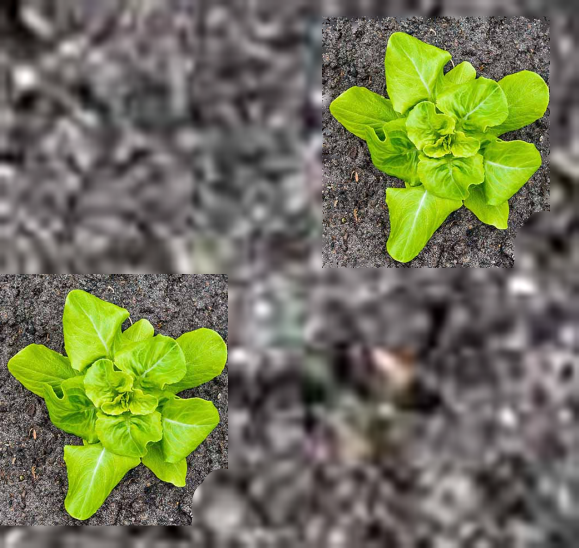
#> input picture img/lettuce_test.png, 1158 x 1096 px (shown at 1/2 size)
$ jupyter execute --allow-errors DBSCAN.ipynb   (shell and % lines are left out)
#> lines starting #> are read from the running program, lines starting #| are printed output that depends on the picture; after the words box and inside, x2 and y2 are one past the last pixel; in counts of white or black regions, pixels touching at a corner belong together
#> further down, image is the input picture: shape (1096, 1158, 3); mean B, G, R 86.5, 116.1, 112.6
### modules/cv_helpers.py
# Helper functions for weed identification subteam

import cv2
import numpy as np
from io import BytesIO, BufferedReader
import copy
from sklearn.cluster import DBSCAN
import matplotlib.pyplot as plt
from math import sqrt


def get_green(orig_img: np.ndarray) -> np.ndarray:
    """
    Given numpy array representation of image, return an image with the green parts isolated.

    Args:
        orig_img: original image in numpy array form (width x height x 3)

    Returns:
        green_areas: numpy array representing the green-isolated image
    """

    # low/high HSV limits
    LOWER_GREEN = np.array([30, 40, 30])
    UPPER_GREEN = np.array([100, 255, 255])

    # Convert the image from BGR to HSV color space
    rgb_image = cv2.cvtColor(orig_img, cv2.COLOR_BGR2HSV)
#> rgb_image: shape (1096, 1158, 3); mean H, S, V 77.6, 57.2, 121

    # Create a mask to isolate the green areas
    mask = cv2.inRange(rgb_image, LOWER_GREEN, UPPER_GREEN)
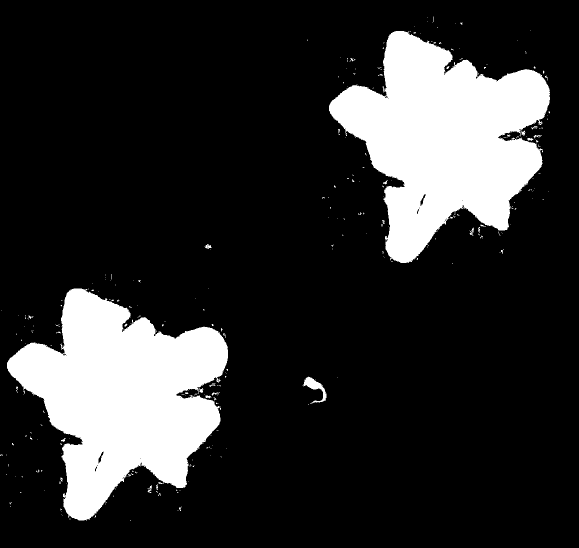
#> mask: shape (1096, 1158) (shown at 1/2 size); 18% white; 327 white regions (299 under 20 px), largest, box (x1, y1, x2, y2) and area: (14, 577, 456, 1041) 112828, (658, 62, 1100, 526) 112809, (607, 753, 652, 808) 819

    # Apply the mask to the original image
    green_areas = cv2.bitwise_and(orig_img, orig_img, mask=mask)
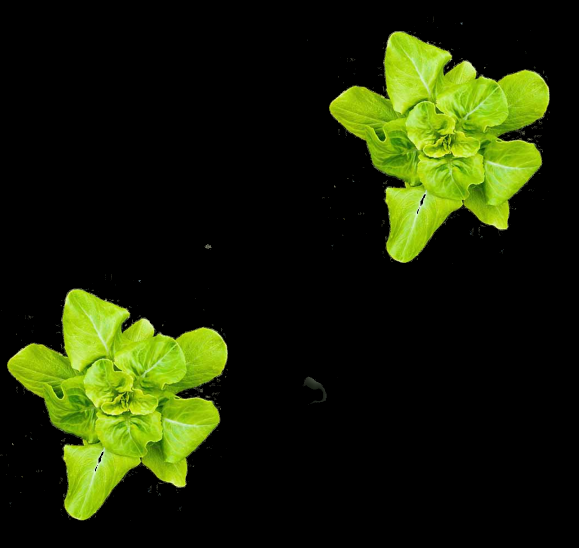
#> green_areas: shape (1096, 1158, 3) (shown at 1/2 size); mean B, G, R 5.2, 34.6, 26.4

    return green_areas


def green_to_bnw(green_areas_denoised: np.ndarray) -> np.ndarray:
    # TODO
    # Add docstrings
    glayer = green_areas_denoised[:, :, 1]
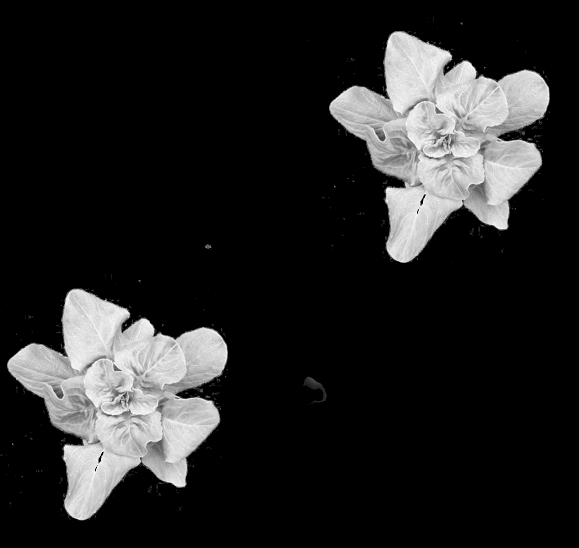
#> glayer: shape (1096, 1158) (shown at 1/2 size); min 0, max 255, mean 34.6
    bnw = copy.deepcopy(glayer)
    for i in range(bnw.shape[0]):
        for j in range(bnw.shape[1]):
            if bnw[i, j] > 0:
                bnw[i, j] = 255
    return np.stack((bnw, bnw, bnw), axis=2)

# [9 lines left out: function refactor_to_lower_res, not called in this run]

def binary_to_cartesian(bnw_array: np.ndarray) -> list:
    """
    Given numpy array of 0s and 255s that represent a black and white image (width x height),
    return two lists that have the x and y coordinates of white areas.

    Args:
        colormap: black and white image that only have values [0, 255]

    Returns:
        xys: 2d array that contains [x,y] points of all white areas
    """

    xys = []
    for y, row in enumerate(bnw_array):
        for x, value in enumerate(row):
            if value == 255:
                xys.append([x, abs(y - bnw_array.shape[0])])

    return np.array(xys)


# [20 lines left out: function DBSCAN_clustering, not called in this run]


def find_bounding_boxes(white_points, dbscan_result):
    """
    Find the bounding box for each cluster.

    Parameters:
        white_points (numpy.ndarray): Array of points in the image.
        dbscan_result (numpy.ndarray): Result of DBSCAN clustering algorithm.

    Returns:
        list: List of bounding boxes for each cluster.
    """
    bounding_boxes = []
    for cluster_label in np.unique(dbscan_result):
        cluster_points = white_points[dbscan_result == cluster_label]
        if len(cluster_points) == 0:
            continue  # Skip clusters with no points
        min_x = np.min(cluster_points[:, 0])
        min_y = np.min(cluster_points[:, 1])
        max_x = np.max(cluster_points[:, 0])
        max_y = np.max(cluster_points[:, 1])
        bounding_boxes.append(((min_x, min_y), (max_x, max_y)))
    return bounding_boxes


def find_cluster_centers(white_points, dbscan_result):
    """
    Find the center of each cluster.

    Parameters:
        white_points (numpy.ndarray): Array of points in the image.
        dbscan_result (numpy.ndarray): Result of DBSCAN clustering algorithm.

    Returns:
        list: List of cluster centers.
    """
    cluster_centers = []
    for cluster_label in np.unique(dbscan_result):
        cluster_points = white_points[dbscan_result == cluster_label]
        cluster_center = np.mean(cluster_points, axis=0)
        cluster_centers.append(np.round(cluster_center, 0))
    return cluster_centers


def plot_boxes(image_with_boxes, bounding_boxes):
    """
    Plot bounding boxes around each cluster on the image.

    Parameters:
        image (numpy.ndarray): Input image.
        bounding_boxes (list): List of bounding boxes for each cluster.
    """
    for box in bounding_boxes:
        (min_x, min_y), (max_x, max_y) = box
        cv2.rectangle(
            image_with_boxes,
            (min_x, abs(min_y - image_with_boxes.shape[0])),
            (max_x, abs(max_y - image_with_boxes.shape[0])),
            (0, 0, 255),
            2,
        )
    return image_with_boxes


# [66 lines left out: functions plot_centers, return_image_array, arr_to_io_buffered_reader, not called in this run]

### notebooks/DBSCAN.ipynb
[cell 1]
import numpy as np
import cv2
import matplotlib.pyplot as plt
import skimage
from sklearn.cluster import KMeans
import sys
sys.path.append('../')
import modules.cv_helpers as ch

[cell 2]
# Read the image
image = cv2.imread('../img/lettuce_test.png')

# # Convert the image from BGR to HSV color space
# rgb_image = cv2.cvtColor(image, cv2.COLOR_BGR2HSV)

# # Define the lower and upper bounds for the green color in HSV
# lower_green = np.array([30,40,30])
# upper_green = np.array([100,255,255])

# # Create a mask to isolate the green areas
# mask = cv2.inRange(rgb_image, lower_green, upper_green)

# # Apply the mask to the original image
# green_areas = cv2.bitwise_and(image, image, mask=mask)

green_areas = ch.get_green(image)

arr = ch.green_to_bnw(green_areas)
# [8 lines of commented-out code are left out]
denoised_image = cv2.GaussianBlur(arr,(13,13),0)
denoised_image = np.mean(denoised_image, axis=2)
#> denoised_image: shape (1096, 1158) float64
denoised_image[denoised_image > 150] = 255
denoised_image[denoised_image < 150] = 0
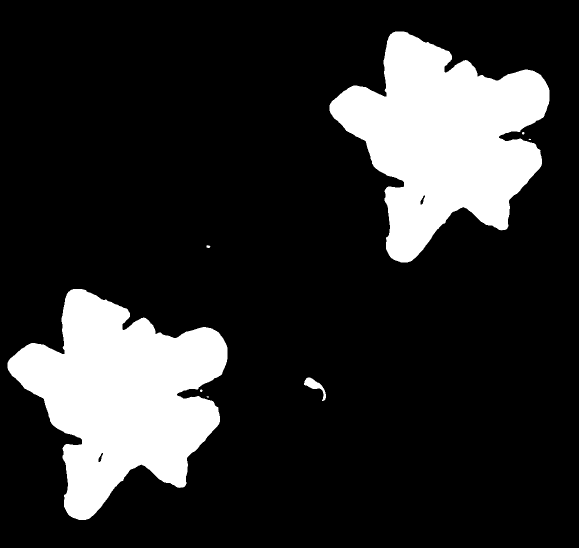
#> denoised_image: shape (1096, 1158) float64 (shown at 1/2 size); min 0, max 255, mean 45.1


print(denoised_image.shape)
#| (1096, 1158)
plt.figure(); plt.imshow(denoised_image); plt.show()

[cell 3]
# [13 lines of commented-out code are left out]

white_points = ch.binary_to_cartesian(denoised_image)
#> after the loop in binary_to_cartesian, `for y, row in enumerate(bnw_array):`: xys = 224316 items
#> white_points = 224316 pairs, first value 15 to 1098, second value 57 to 1033

plt.figure(); plt.plot(white_points[:, 0], white_points[:, 1], "b."); plt.show()
#> after `plt.figure()`:
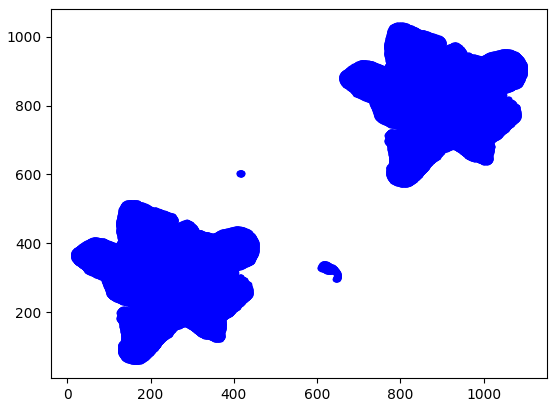
#> figure drawn by matplotlib, 1 panel

[cell 4]
white_points.shape
#> Out = (224316, 2)

[cell 5]
from numpy import unique
from numpy import where
from matplotlib import pyplot
from sklearn.datasets import make_classification
from sklearn.cluster import DBSCAN

# define the model
dbscan_model = DBSCAN(eps=5, min_samples=10)

# train the model
dbscan_model.fit(white_points)

# assign each data point to a cluster
dbscan_result = dbscan_model.fit_predict(white_points)

# get all of the unique clusters
dbscan_clusters = unique(dbscan_result)
#> dbscan_clusters = [0, 1, 2, 3]
print(dbscan_clusters)
#| [0 1 2 3]

# plot the DBSCAN clusters
for dbscan_cluster in dbscan_clusters:
    # get data points that fall in this cluster
    index = where(dbscan_result == dbscan_cluster)
    # make the plot
    pyplot.scatter(white_points[index, 0], white_points[index, 1])
#> this loop made 4 passes

# show the DBSCAN plot
pyplot.show()
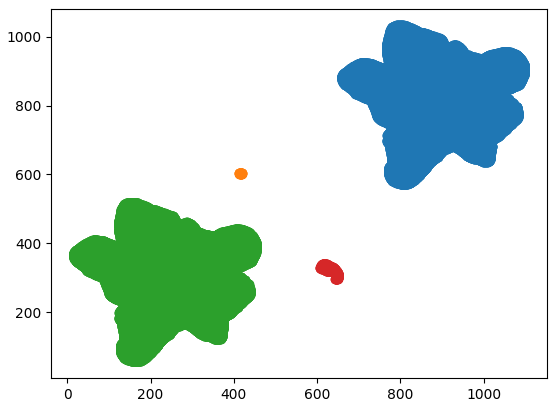
#> figure drawn by matplotlib, 1 panel

[cell 6]
# Find the bounding box for each cluster
bounding_boxes = ch.find_bounding_boxes(white_points, dbscan_result)
#> the loop in find_bounding_boxes, `for cluster_label in np.unique(dbscan_result):` made 4 passes
#> (min_x, min_y, max_x, max_y) on passes 1 to 4: (659, 572, 1098, 1033), (413, 601, 420, 605), (15, 57, 454, 518), (608, 295, 651, 341)
#> after the loop in find_bounding_boxes, `for cluster_label in np.unique(dbscan_result):`: bounding_boxes = [((659, 572), (1098, 1033)), ((413, 601), (420, 605)), ((15, 57), (454, 518)), ((608, 295), (651, 341))]

# Find the center of each cluster
cluster_centers = ch.find_cluster_centers(white_points, dbscan_result)
#> the loop in find_cluster_centers, `for cluster_label in np.unique(dbscan_result):` made 4 passes
#> cluster_center on passes 1 to 4: [887.4, 818.2], [416.1, 603.1], [243.4, 303.2], [629.2, 324.6]
#> after the loop in find_cluster_centers, `for cluster_label in np.unique(dbscan_result):`: cluster_centers = [[887, 818], [416, 603], [243, 303], [629, 325]]
#> cluster_centers = [[887, 818], [416, 603], [243, 303], [629, 325]]

# Draw boxes and circles
img_processed = np.copy(image)
ch.plot_boxes(img_processed, bounding_boxes)
#> the loop in plot_boxes, `for box in bounding_boxes:` made 4 passes
#> after the loop in plot_boxes, `for box in bounding_boxes:`:
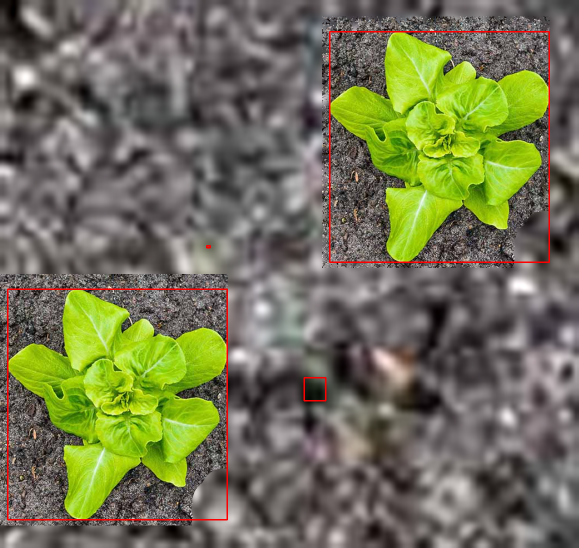
#> image_with_boxes: shape (1096, 1158, 3) (shown at 1/2 size); mean B, G, R 85.6, 115.2, 114
# ch.plot_centers(img_processed, cluster_centers)

plt.imshow(img_processed)
plt.show()

print(bounding_boxes[0], bounding_boxes[1], bounding_boxes[2])
#| ((659, 572), (1098, 1033)) ((413, 601), (420, 605)) ((15, 57), (454, 518))

[cell 7]
image = cv2.imread('../img/lettuce_test.png')
bounding_boxes[0]
#> (the rest of this cell did not finish here and is left out)

[cell 8]
# [22 lines of commented-out code are left out]

$ run again, with img/img1.png copied over img/lettuce_test.png
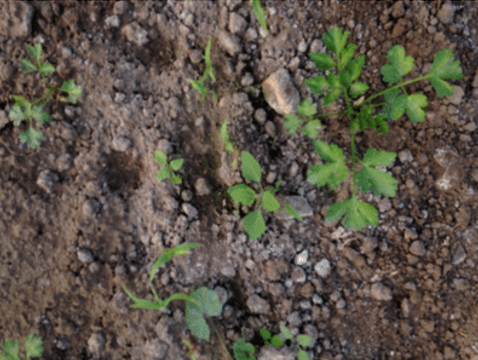
#> input picture img/img1.png, 478 x 360 px
#> image is the input picture: shape (360, 478, 3); mean B, G, R 73.1, 84.4, 91.7
#> rgb_image: shape (360, 478, 3); mean H, S, V 40.1, 60.9, 95.8
#> in get_green, `mask = cv2.inRange(rgb_image, LOWER_GREEN, UPPER_GREEN)`:
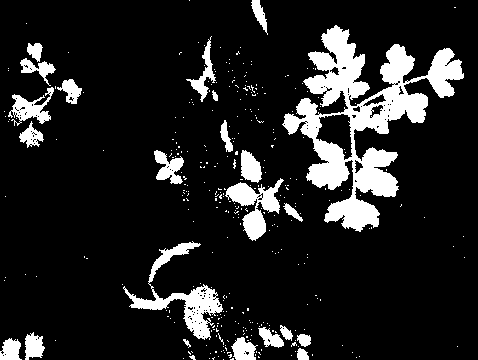
#> mask: shape (360, 478); 13.3% white; 344 white regions (320 under 20 px), largest, box (x1, y1, x2, y2) and area: (282, 25, 464, 232) 12462, (123, 241, 223, 340) 2298, (225, 178, 284, 241) 1484
#| (360, 478)
#> after the loop in binary_to_cartesian, `for y, row in enumerate(bnw_array):`: xys = 19582 pairs, first value 0 to 462, second value 1 to 360
#> white_points has the same summary as xys in binary_to_cartesian
#> dbscan_result = 19582 values, max 22 at index 18352, min -1 at index 5849, mean 7.86
#> dbscan_clusters = 24 values from -1 to 22
#| [-1  0  1  2  3  4  5  6  7  8  9 10 11 12 13 14 15 16 17 18 19 20 21 22]
#> the loop `for dbscan_cluster in dbscan_clusters:` made 24 passes
#> index on pass 1: ([5849, 5850, 5949, 5950, 5951, 6040, 6041],)
#> the loop in find_bounding_boxes, `for cluster_label in np.unique(dbscan_result):` made 24 passes
#> (min_x, min_y, max_x, max_y) on passes 1 to 8: (214, 263, 216, 265), (252, 333, 265, 360), (305, 227, 426, 333), (22, 284, 53, 316), (191, 264, 213, 315), (426, 264, 462, 311), (62, 258, 80, 280), (49, 267, 52, 271)
#> after the loop in find_bounding_boxes, `for cluster_label in np.unique(dbscan_result):`: bounding_boxes = 24 items
#> the loop in find_cluster_centers, `for cluster_label in np.unique(dbscan_result):` made 24 passes
#> cluster_center on passes 1 to 8: [214.7, 264], [258.6, 348], [364.9, 276.7], [36.35, 298.4], [203.8, 285.2], [443.7, 287.8], [70.97, 269.9], [50.27, 269.5]
#> after the loop in find_cluster_centers, `for cluster_label in np.unique(dbscan_result):`: cluster_centers = [[215, 264], [259, 348], [365, 277], [36, 298], [204, 285], [444, 288], [71, 270], [50, 269], [29, 250], [345, 189], [226, 223], [31, 224], [169, 193], [250, 193], [254, 164], [292, 149], [254, 136], [171, 105], [188, 52], [274, 23], [33, 14], [303, 13], [243, 10], [10, 10]]
#> the loop in plot_boxes, `for box in bounding_boxes:` made 24 passes
#> after the loop in plot_boxes, `for box in bounding_boxes:`:
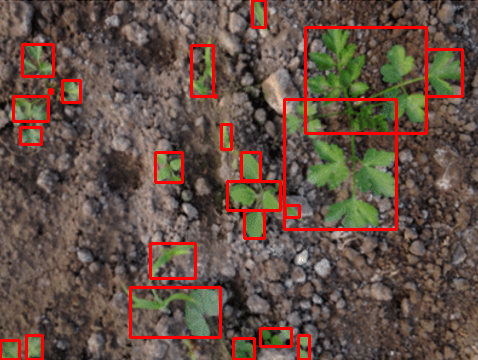
#> image_with_boxes: shape (360, 478, 3); mean B, G, R 69.2, 79.7, 100.3
#| ((214, 263), (216, 265)) ((252, 333), (265, 360)) ((305, 227), (426, 333))

$ run again, with img/test2.jpg saved as img/lettuce_test.png
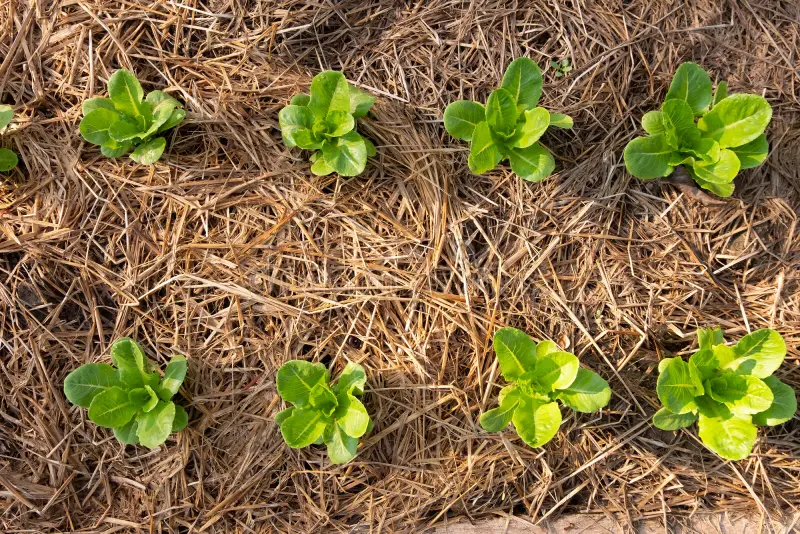
#> input picture img/test2.jpg, 800 x 534 px
#> image is the input picture: shape (534, 800, 3); mean B, G, R 67.1, 110, 131.9
#> rgb_image: shape (534, 800, 3); mean H, S, V 17.7, 141.6, 137.1
#> in get_green, `mask = cv2.inRange(rgb_image, LOWER_GREEN, UPPER_GREEN)`:
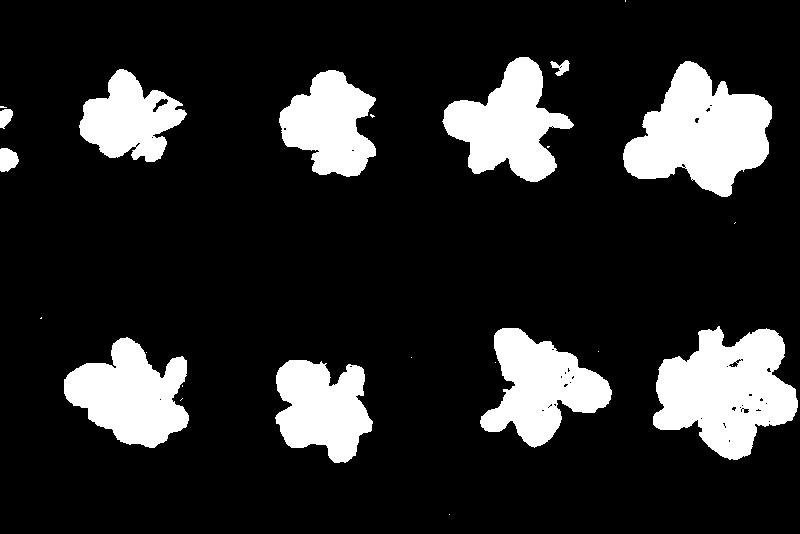
#> mask: shape (534, 800); 16.5% white; 25 white regions (14 under 20 px), largest, box (x1, y1, x2, y2) and area: (653, 326, 798, 460) 12351, (623, 61, 772, 197) 12003, (64, 337, 189, 448) 8523
#| (534, 800)
#> after the loop in binary_to_cartesian, `for y, row in enumerate(bnw_array):`: xys = 68292 items
#> white_points = 68292 pairs, first value 0 to 797, second value 73 to 476
#> dbscan_clusters = [0, 1, 2, 3, 4, 5, 6, 7, 8, 9, 10]
#| [ 0  1  2  3  4  5  6  7  8  9 10]
#> the loop `for dbscan_cluster in dbscan_clusters:` made 11 passes
#> the loop in find_bounding_boxes, `for cluster_label in np.unique(dbscan_result):` made 11 passes
#> (min_x, min_y, max_x, max_y) on passes 1 to 8: (444, 354, 571, 476), (553, 461, 568, 472), (624, 339, 770, 472), (80, 374, 184, 464), (280, 359, 374, 463), (0, 407, 11, 425), (0, 364, 17, 385), (481, 89, 610, 205)
#> after the loop in find_bounding_boxes, `for cluster_label in np.unique(dbscan_result):`: bounding_boxes = 11 items
#> the loop in find_cluster_centers, `for cluster_label in np.unique(dbscan_result):` made 11 passes
#> cluster_center on passes 1 to 8: [507.8, 409.7], [561.5, 466.9], [701.1, 401.1], [129.1, 414.9], [329.4, 409.4], [4.59, 417.3], [7.12, 374.7], [540.7, 147.1]
#> after the loop in find_cluster_centers, `for cluster_label in np.unique(dbscan_result):`: cluster_centers = [[508, 410], [562, 467], [701, 401], [129, 415], [329, 409], [5, 417], [7, 375], [541, 147], [726, 143], [130, 139], [322, 126]]
#> the loop in plot_boxes, `for box in bounding_boxes:` made 11 passes
#> after the loop in plot_boxes, `for box in bounding_boxes:`:
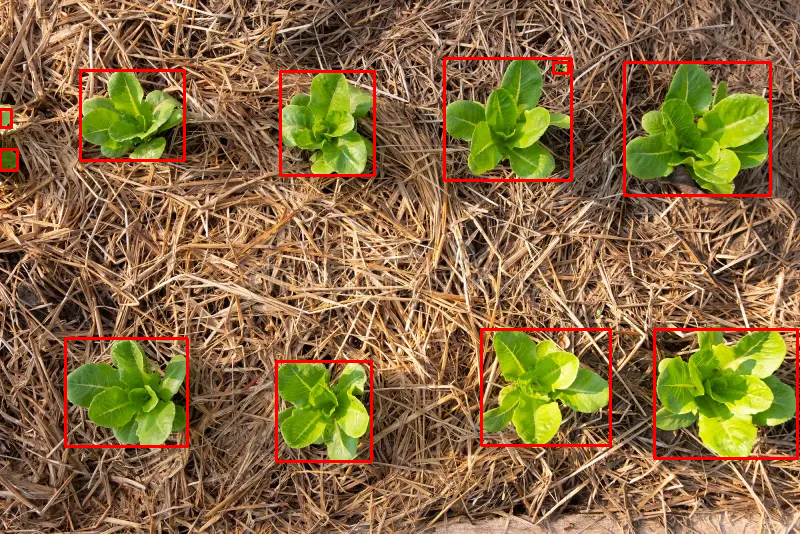
#> image_with_boxes: shape (534, 800, 3); mean B, G, R 65.3, 107.3, 135.6
#| ((444, 354), (571, 476)) ((553, 461), (568, 472)) ((624, 339), (770, 472))
